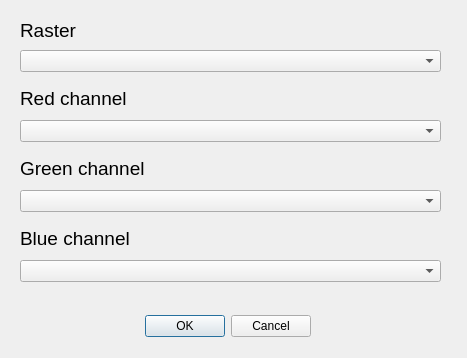
<?xml version="1.0" encoding="UTF-8"?>
<ui version="4.0">
 <class>VetorizacaoDinamicaDialogBase</class>
 <widget class="QDialog" name="VetorizacaoDinamicaDialogBase">
  <property name="geometry">
   <rect>
    <x>0</x>
    <y>0</y>
    <width>467</width>
    <height>358</height>
   </rect>
  </property>
  <property name="windowTitle">
   <string>Adaplin</string>
  </property>
  <widget class="QDialogButtonBox" name="button_box">
   <property name="geometry">
    <rect>
     <x>-30</x>
     <y>310</y>
     <width>341</width>
     <height>32</height>
    </rect>
   </property>
   <property name="orientation">
    <enum>Qt::Horizontal</enum>
   </property>
   <property name="standardButtons">
    <set>QDialogButtonBox::Cancel|QDialogButtonBox::Ok</set>
   </property>
  </widget>
  <widget class="QLabel" name="label">
   <property name="geometry">
    <rect>
     <x>20</x>
     <y>10</y>
     <width>431</width>
     <height>41</height>
    </rect>
   </property>
   <property name="font">
    <font>
     <pointsize>14</pointsize>
    </font>
   </property>
   <property name="text">
    <string>Raster</string>
   </property>
  </widget>
  <widget class="QComboBox" name="comboBox">
   <property name="geometry">
    <rect>
     <x>20</x>
     <y>50</y>
     <width>421</width>
     <height>22</height>
    </rect>
   </property>
  </widget>
  <widget class="QLabel" name="label_2">
   <property name="geometry">
    <rect>
     <x>20</x>
     <y>90</y>
     <width>361</width>
     <height>16</height>
    </rect>
   </property>
   <property name="font">
    <font>
     <pointsize>14</pointsize>
    </font>
   </property>
   <property name="text">
    <string>Red channel</string>
   </property>
  </widget>
  <widget class="QComboBox" name="comboBox_2">
   <property name="geometry">
    <rect>
     <x>20</x>
     <y>120</y>
     <width>421</width>
     <height>22</height>
    </rect>
   </property>
  </widget>
  <widget class="QLabel" name="label_3">
   <property name="geometry">
    <rect>
     <x>20</x>
     <y>160</y>
     <width>361</width>
     <height>16</height>
    </rect>
   </property>
   <property name="font">
    <font>
     <pointsize>14</pointsize>
    </font>
   </property>
   <property name="text">
    <string>Green channel</string>
   </property>
  </widget>
  <widget class="QComboBox" name="comboBox_3">
   <property name="geometry">
    <rect>
     <x>20</x>
     <y>190</y>
     <width>421</width>
     <height>22</height>
    </rect>
   </property>
  </widget>
  <widget class="QLabel" name="label_4">
   <property name="geometry">
    <rect>
     <x>20</x>
     <y>230</y>
     <width>361</width>
     <height>16</height>
    </rect>
   </property>
   <property name="font">
    <font>
     <pointsize>14</pointsize>
    </font>
   </property>
   <property name="text">
    <string>Blue channel</string>
   </property>
  </widget>
  <widget class="QComboBox" name="comboBox_4">
   <property name="geometry">
    <rect>
     <x>20</x>
     <y>260</y>
     <width>421</width>
     <height>22</height>
    </rect>
   </property>
  </widget>
 </widget>
 <resources/>
 <connections>
  <connection>
   <sender>button_box</sender>
   <signal>accepted()</signal>
   <receiver>VetorizacaoDinamicaDialogBase</receiver>
   <slot>accept()</slot>
   <hints>
    <hint type="sourcelabel">
     <x>20</x>
     <y>20</y>
    </hint>
    <hint type="destinationlabel">
     <x>20</x>
     <y>20</y>
    </hint>
   </hints>
  </connection>
  <connection>
   <sender>button_box</sender>
   <signal>rejected()</signal>
   <receiver>VetorizacaoDinamicaDialogBase</receiver>
   <slot>reject()</slot>
   <hints>
    <hint type="sourcelabel">
     <x>20</x>
     <y>20</y>
    </hint>
    <hint type="destinationlabel">
     <x>20</x>
     <y>20</y>
    </hint>
   </hints>
  </connection>
 </connections>
</ui>
